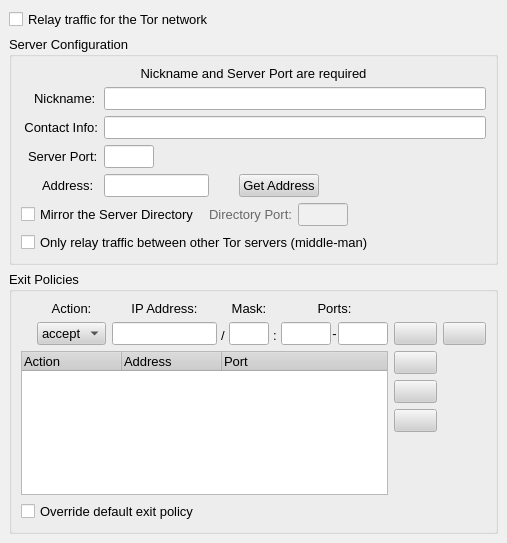
<ui version="4.0" >
 <author></author>
 <comment></comment>
 <exportmacro></exportmacro>
 <class>ServerPage</class>
 <widget class="QWidget" name="ServerPage" >
  <property name="geometry" >
   <rect>
    <x>0</x>
    <y>0</y>
    <width>507</width>
    <height>543</height>
   </rect>
  </property>
  <property name="palette" >
   <palette>
    <active>
     <color>
      <red>0</red>
      <green>0</green>
      <blue>0</blue>
     </color>
     <color>
      <red>208</red>
      <green>208</green>
      <blue>208</blue>
     </color>
     <color>
      <red>255</red>
      <green>255</green>
      <blue>255</blue>
     </color>
     <color>
      <red>247</red>
      <green>247</green>
      <blue>247</blue>
     </color>
     <color>
      <red>104</red>
      <green>104</green>
      <blue>104</blue>
     </color>
     <color>
      <red>139</red>
      <green>139</green>
      <blue>139</blue>
     </color>
     <color>
      <red>0</red>
      <green>0</green>
      <blue>0</blue>
     </color>
     <color>
      <red>255</red>
      <green>255</green>
      <blue>255</blue>
     </color>
     <color>
      <red>0</red>
      <green>0</green>
      <blue>0</blue>
     </color>
     <color>
      <red>255</red>
      <green>255</green>
      <blue>255</blue>
     </color>
     <color>
      <red>240</red>
      <green>240</green>
      <blue>240</blue>
     </color>
     <color>
      <red>0</red>
      <green>0</green>
      <blue>0</blue>
     </color>
     <color>
      <red>0</red>
      <green>0</green>
      <blue>128</blue>
     </color>
     <color>
      <red>255</red>
      <green>255</green>
      <blue>255</blue>
     </color>
     <color>
      <red>0</red>
      <green>0</green>
      <blue>255</blue>
     </color>
     <color>
      <red>255</red>
      <green>0</green>
      <blue>255</blue>
     </color>
     <color>
      <red>231</red>
      <green>231</green>
      <blue>231</blue>
     </color>
    </active>
    <inactive>
     <color>
      <red>0</red>
      <green>0</green>
      <blue>0</blue>
     </color>
     <color>
      <red>208</red>
      <green>208</green>
      <blue>208</blue>
     </color>
     <color>
      <red>255</red>
      <green>255</green>
      <blue>255</blue>
     </color>
     <color>
      <red>247</red>
      <green>247</green>
      <blue>247</blue>
     </color>
     <color>
      <red>104</red>
      <green>104</green>
      <blue>104</blue>
     </color>
     <color>
      <red>139</red>
      <green>139</green>
      <blue>139</blue>
     </color>
     <color>
      <red>0</red>
      <green>0</green>
      <blue>0</blue>
     </color>
     <color>
      <red>255</red>
      <green>255</green>
      <blue>255</blue>
     </color>
     <color>
      <red>0</red>
      <green>0</green>
      <blue>0</blue>
     </color>
     <color>
      <red>255</red>
      <green>255</green>
      <blue>255</blue>
     </color>
     <color>
      <red>240</red>
      <green>240</green>
      <blue>240</blue>
     </color>
     <color>
      <red>0</red>
      <green>0</green>
      <blue>0</blue>
     </color>
     <color>
      <red>192</red>
      <green>192</green>
      <blue>192</blue>
     </color>
     <color>
      <red>0</red>
      <green>0</green>
      <blue>0</blue>
     </color>
     <color>
      <red>0</red>
      <green>0</green>
      <blue>255</blue>
     </color>
     <color>
      <red>255</red>
      <green>0</green>
      <blue>255</blue>
     </color>
     <color>
      <red>231</red>
      <green>231</green>
      <blue>231</blue>
     </color>
    </inactive>
    <disabled>
     <color>
      <red>104</red>
      <green>104</green>
      <blue>104</blue>
     </color>
     <color>
      <red>208</red>
      <green>208</green>
      <blue>208</blue>
     </color>
     <color>
      <red>255</red>
      <green>255</green>
      <blue>255</blue>
     </color>
     <color>
      <red>247</red>
      <green>247</green>
      <blue>247</blue>
     </color>
     <color>
      <red>104</red>
      <green>104</green>
      <blue>104</blue>
     </color>
     <color>
      <red>139</red>
      <green>139</green>
      <blue>139</blue>
     </color>
     <color>
      <red>104</red>
      <green>104</green>
      <blue>104</blue>
     </color>
     <color>
      <red>255</red>
      <green>255</green>
      <blue>255</blue>
     </color>
     <color>
      <red>104</red>
      <green>104</green>
      <blue>104</blue>
     </color>
     <color>
      <red>240</red>
      <green>240</green>
      <blue>240</blue>
     </color>
     <color>
      <red>240</red>
      <green>240</green>
      <blue>240</blue>
     </color>
     <color>
      <red>0</red>
      <green>0</green>
      <blue>0</blue>
     </color>
     <color>
      <red>0</red>
      <green>0</green>
      <blue>128</blue>
     </color>
     <color>
      <red>255</red>
      <green>255</green>
      <blue>255</blue>
     </color>
     <color>
      <red>0</red>
      <green>0</green>
      <blue>255</blue>
     </color>
     <color>
      <red>255</red>
      <green>0</green>
      <blue>255</blue>
     </color>
     <color>
      <red>231</red>
      <green>231</green>
      <blue>231</blue>
     </color>
    </disabled>
   </palette>
  </property>
  <property name="font" >
   <font>
    <family>Arial</family>
    <pointsize>10</pointsize>
    <weight>50</weight>
    <italic>false</italic>
    <bold>false</bold>
    <underline>false</underline>
    <strikeout>false</strikeout>
   </font>
  </property>
  <property name="contextMenuPolicy" >
   <enum>Qt::NoContextMenu</enum>
  </property>
  <layout class="QVBoxLayout" >
   <property name="margin" >
    <number>9</number>
   </property>
   <property name="spacing" >
    <number>6</number>
   </property>
   <item>
    <widget class="QCheckBox" name="chkEnableServer" >
     <property name="contextMenuPolicy" >
      <enum>Qt::NoContextMenu</enum>
     </property>
     <property name="toolTip" >
      <string>Check to run as a Tor network server</string>
     </property>
     <property name="text" >
      <string>Relay traffic for the Tor network</string>
     </property>
     <property name="checked" >
      <bool>false</bool>
     </property>
    </widget>
   </item>
   <item>
    <widget class="QFrame" name="frmServer" >
     <property name="contextMenuPolicy" >
      <enum>Qt::NoContextMenu</enum>
     </property>
     <property name="frameShape" >
      <enum>QFrame::NoFrame</enum>
     </property>
     <property name="frameShadow" >
      <enum>QFrame::Plain</enum>
     </property>
     <layout class="QVBoxLayout" >
      <property name="margin" >
       <number>0</number>
      </property>
      <property name="spacing" >
       <number>6</number>
      </property>
      <item>
       <widget class="QGroupBox" name="grpServerConfig" >
        <property name="contextMenuPolicy" >
         <enum>Qt::NoContextMenu</enum>
        </property>
        <property name="title" >
         <string>Server Configuration</string>
        </property>
        <layout class="QGridLayout" >
         <property name="margin" >
          <number>9</number>
         </property>
         <property name="spacing" >
          <number>6</number>
         </property>
         <item row="5" column="3" colspan="3" >
          <layout class="QHBoxLayout" >
           <property name="margin" >
            <number>0</number>
           </property>
           <property name="spacing" >
            <number>6</number>
           </property>
           <item>
            <widget class="QLabel" name="lblDirPort" >
             <property name="enabled" >
              <bool>false</bool>
             </property>
             <property name="contextMenuPolicy" >
              <enum>Qt::NoContextMenu</enum>
             </property>
             <property name="text" >
              <string>Directory Port:</string>
             </property>
            </widget>
           </item>
           <item>
            <widget class="QLineEdit" name="lineDirPort" >
             <property name="enabled" >
              <bool>false</bool>
             </property>
             <property name="sizePolicy" >
              <sizepolicy>
               <hsizetype>0</hsizetype>
               <vsizetype>0</vsizetype>
               <horstretch>0</horstretch>
               <verstretch>0</verstretch>
              </sizepolicy>
             </property>
             <property name="maximumSize" >
              <size>
               <width>50</width>
               <height>16777215</height>
              </size>
             </property>
             <property name="cursor" >
              <cursor>4</cursor>
             </property>
             <property name="contextMenuPolicy" >
              <enum>Qt::NoContextMenu</enum>
             </property>
             <property name="toolTip" >
              <string>Directory Port Number</string>
             </property>
            </widget>
           </item>
          </layout>
         </item>
         <item row="1" column="0" >
          <widget class="QLabel" name="lblNickname" >
           <property name="contextMenuPolicy" >
            <enum>Qt::NoContextMenu</enum>
           </property>
           <property name="text" >
            <string>Nickname:</string>
           </property>
           <property name="textFormat" >
            <enum>Qt::AutoText</enum>
           </property>
           <property name="alignment" >
            <set>Qt::AlignLeading|Qt::AlignLeft|Qt::AlignVCenter</set>
           </property>
           <property name="margin" >
            <number>-1</number>
           </property>
           <property name="indent" >
            <number>13</number>
           </property>
          </widget>
         </item>
         <item row="1" column="1" colspan="6" >
          <widget class="QLineEdit" name="lineServerNickname" >
           <property name="cursor" >
            <cursor>4</cursor>
           </property>
           <property name="contextMenuPolicy" >
            <enum>Qt::NoContextMenu</enum>
           </property>
           <property name="toolTip" >
            <string>Name of your server</string>
           </property>
           <property name="text" >
            <string/>
           </property>
          </widget>
         </item>
         <item row="2" column="1" colspan="6" >
          <widget class="QLineEdit" name="lineServerContact" >
           <property name="cursor" >
            <cursor>4</cursor>
           </property>
           <property name="contextMenuPolicy" >
            <enum>Qt::NoContextMenu</enum>
           </property>
           <property name="toolTip" >
            <string>Email address at which you may be reached if there is a problem with your server</string>
           </property>
          </widget>
         </item>
         <item row="2" column="0" >
          <widget class="QLabel" name="label_1" >
           <property name="contextMenuPolicy" >
            <enum>Qt::NoContextMenu</enum>
           </property>
           <property name="text" >
            <string>Contact Info:</string>
           </property>
           <property name="alignment" >
            <set>Qt::AlignRight|Qt::AlignTrailing|Qt::AlignVCenter</set>
           </property>
          </widget>
         </item>
         <item row="3" column="0" >
          <widget class="QLabel" name="lblServerPort" >
           <property name="contextMenuPolicy" >
            <enum>Qt::NoContextMenu</enum>
           </property>
           <property name="text" >
            <string>Server Port:</string>
           </property>
           <property name="alignment" >
            <set>Qt::AlignLeading|Qt::AlignLeft|Qt::AlignVCenter</set>
           </property>
           <property name="margin" >
            <number>-1</number>
           </property>
           <property name="indent" >
            <number>7</number>
           </property>
          </widget>
         </item>
         <item row="3" column="1" >
          <widget class="QLineEdit" name="lineServerPort" >
           <property name="sizePolicy" >
            <sizepolicy>
             <hsizetype>0</hsizetype>
             <vsizetype>0</vsizetype>
             <horstretch>0</horstretch>
             <verstretch>0</verstretch>
            </sizepolicy>
           </property>
           <property name="maximumSize" >
            <size>
             <width>50</width>
             <height>16777215</height>
            </size>
           </property>
           <property name="cursor" >
            <cursor>4</cursor>
           </property>
           <property name="contextMenuPolicy" >
            <enum>Qt::NoContextMenu</enum>
           </property>
           <property name="toolTip" >
            <string>Port on which users and other servers can communicate with your server</string>
           </property>
          </widget>
         </item>
         <item row="3" column="2" colspan="5" >
          <spacer>
           <property name="orientation" >
            <enum>Qt::Horizontal</enum>
           </property>
           <property name="sizeHint" >
            <size>
             <width>40</width>
             <height>20</height>
            </size>
           </property>
          </spacer>
         </item>
         <item row="4" column="0" >
          <widget class="QLabel" name="label_4" >
           <property name="contextMenuPolicy" >
            <enum>Qt::NoContextMenu</enum>
           </property>
           <property name="text" >
            <string>Address:</string>
           </property>
           <property name="alignment" >
            <set>Qt::AlignLeading|Qt::AlignLeft|Qt::AlignVCenter</set>
           </property>
           <property name="margin" >
            <number>0</number>
           </property>
           <property name="indent" >
            <number>21</number>
           </property>
          </widget>
         </item>
         <item row="4" column="1" colspan="3" >
          <widget class="QLineEdit" name="lineServerAddress" >
           <property name="sizePolicy" >
            <sizepolicy>
             <hsizetype>0</hsizetype>
             <vsizetype>0</vsizetype>
             <horstretch>0</horstretch>
             <verstretch>0</verstretch>
            </sizepolicy>
           </property>
           <property name="minimumSize" >
            <size>
             <width>105</width>
             <height>0</height>
            </size>
           </property>
           <property name="maximumSize" >
            <size>
             <width>105</width>
             <height>16777215</height>
            </size>
           </property>
           <property name="cursor" >
            <cursor>4</cursor>
           </property>
           <property name="contextMenuPolicy" >
            <enum>Qt::NoContextMenu</enum>
           </property>
           <property name="toolTip" >
            <string>Domain name or IP address of your server</string>
           </property>
           <property name="inputMask" >
            <string/>
           </property>
           <property name="text" >
            <string/>
           </property>
           <property name="maxLength" >
            <number>15</number>
           </property>
           <property name="alignment" >
            <set>Qt::AlignLeading</set>
           </property>
          </widget>
         </item>
         <item row="5" column="6" >
          <spacer>
           <property name="orientation" >
            <enum>Qt::Horizontal</enum>
           </property>
           <property name="sizeHint" >
            <size>
             <width>40</width>
             <height>20</height>
            </size>
           </property>
          </spacer>
         </item>
         <item row="5" column="0" colspan="3" >
          <widget class="QCheckBox" name="chkMirrorDirectory" >
           <property name="contextMenuPolicy" >
            <enum>Qt::NoContextMenu</enum>
           </property>
           <property name="toolTip" >
            <string>Enable to mirror the server directory</string>
           </property>
           <property name="text" >
            <string>Mirror the Server Directory </string>
           </property>
          </widget>
         </item>
         <item row="6" column="0" colspan="7" >
          <widget class="QCheckBox" name="chkMiddleMan" >
           <property name="contextMenuPolicy" >
            <enum>Qt::NoContextMenu</enum>
           </property>
           <property name="toolTip" >
            <string>If selected, clients will not exit the Tor network through your server</string>
           </property>
           <property name="text" >
            <string>Only relay traffic between other Tor servers (middle-man)</string>
           </property>
          </widget>
         </item>
         <item row="4" column="4" >
          <widget class="QPushButton" name="btnGetAddress" >
           <property name="minimumSize" >
            <size>
             <width>0</width>
             <height>0</height>
            </size>
           </property>
           <property name="contextMenuPolicy" >
            <enum>Qt::NoContextMenu</enum>
           </property>
           <property name="toolTip" >
            <string>Attempts to determine the correct address for your server</string>
           </property>
           <property name="text" >
            <string>Get Address</string>
           </property>
          </widget>
         </item>
         <item row="4" column="5" colspan="2" >
          <spacer>
           <property name="orientation" >
            <enum>Qt::Horizontal</enum>
           </property>
           <property name="sizeHint" >
            <size>
             <width>40</width>
             <height>20</height>
            </size>
           </property>
          </spacer>
         </item>
         <item row="0" column="0" colspan="7" >
          <widget class="QLabel" name="lblRequired" >
           <property name="layoutDirection" >
            <enum>Qt::LeftToRight</enum>
           </property>
           <property name="text" >
            <string>Nickname and Server Port are required</string>
           </property>
           <property name="textFormat" >
            <enum>Qt::AutoText</enum>
           </property>
           <property name="alignment" >
            <set>Qt::AlignCenter</set>
           </property>
          </widget>
         </item>
        </layout>
       </widget>
      </item>
      <item>
       <widget class="QGroupBox" name="grpServerPolicies" >
        <property name="contextMenuPolicy" >
         <enum>Qt::NoContextMenu</enum>
        </property>
        <property name="title" >
         <string>Exit Policies</string>
        </property>
        <layout class="QGridLayout" >
         <property name="margin" >
          <number>9</number>
         </property>
         <property name="spacing" >
          <number>6</number>
         </property>
         <item row="0" column="2" >
          <layout class="QHBoxLayout" >
           <property name="margin" >
            <number>0</number>
           </property>
           <property name="spacing" >
            <number>2</number>
           </property>
           <item>
            <layout class="QVBoxLayout" >
             <property name="margin" >
              <number>0</number>
             </property>
             <property name="spacing" >
              <number>6</number>
             </property>
             <item>
              <widget class="QLabel" name="label_5" >
               <property name="contextMenuPolicy" >
                <enum>Qt::NoContextMenu</enum>
               </property>
               <property name="text" >
                <string>IP Address:</string>
               </property>
               <property name="alignment" >
                <set>Qt::AlignCenter</set>
               </property>
               <property name="margin" >
                <number>0</number>
               </property>
               <property name="indent" >
                <number>21</number>
               </property>
              </widget>
             </item>
             <item>
              <widget class="QLineEdit" name="lineExitAddress" >
               <property name="sizePolicy" >
                <sizepolicy>
                 <hsizetype>0</hsizetype>
                 <vsizetype>0</vsizetype>
                 <horstretch>0</horstretch>
                 <verstretch>0</verstretch>
                </sizepolicy>
               </property>
               <property name="minimumSize" >
                <size>
                 <width>105</width>
                 <height>0</height>
                </size>
               </property>
               <property name="maximumSize" >
                <size>
                 <width>105</width>
                 <height>16777215</height>
                </size>
               </property>
               <property name="cursor" >
                <cursor>4</cursor>
               </property>
               <property name="contextMenuPolicy" >
                <enum>Qt::NoContextMenu</enum>
               </property>
               <property name="toolTip" >
                <string>IP address for new exit policy</string>
               </property>
               <property name="inputMask" >
                <string/>
               </property>
               <property name="text" >
                <string/>
               </property>
               <property name="maxLength" >
                <number>15</number>
               </property>
               <property name="alignment" >
                <set>Qt::AlignLeading</set>
               </property>
              </widget>
             </item>
            </layout>
           </item>
           <item>
            <layout class="QVBoxLayout" >
             <property name="margin" >
              <number>0</number>
             </property>
             <property name="spacing" >
              <number>6</number>
             </property>
             <item>
              <widget class="QLabel" name="label_8" >
               <property name="enabled" >
                <bool>false</bool>
               </property>
               <property name="contextMenuPolicy" >
                <enum>Qt::NoContextMenu</enum>
               </property>
               <property name="text" >
                <string/>
               </property>
              </widget>
             </item>
             <item>
              <widget class="QLabel" name="label_2" >
               <property name="contextMenuPolicy" >
                <enum>Qt::NoContextMenu</enum>
               </property>
               <property name="text" >
                <string>/</string>
               </property>
               <property name="alignment" >
                <set>Qt::AlignCenter</set>
               </property>
              </widget>
             </item>
            </layout>
           </item>
           <item>
            <layout class="QVBoxLayout" >
             <property name="margin" >
              <number>0</number>
             </property>
             <property name="spacing" >
              <number>6</number>
             </property>
             <item>
              <widget class="QLabel" name="label_10" >
               <property name="contextMenuPolicy" >
                <enum>Qt::NoContextMenu</enum>
               </property>
               <property name="text" >
                <string>Mask:</string>
               </property>
               <property name="alignment" >
                <set>Qt::AlignCenter</set>
               </property>
               <property name="margin" >
                <number>0</number>
               </property>
               <property name="indent" >
                <number>21</number>
               </property>
              </widget>
             </item>
             <item>
              <widget class="QLineEdit" name="lineExitMask" >
               <property name="sizePolicy" >
                <sizepolicy>
                 <hsizetype>0</hsizetype>
                 <vsizetype>0</vsizetype>
                 <horstretch>0</horstretch>
                 <verstretch>0</verstretch>
                </sizepolicy>
               </property>
               <property name="minimumSize" >
                <size>
                 <width>40</width>
                 <height>0</height>
                </size>
               </property>
               <property name="maximumSize" >
                <size>
                 <width>40</width>
                 <height>16777215</height>
                </size>
               </property>
               <property name="contextMenuPolicy" >
                <enum>Qt::NoContextMenu</enum>
               </property>
               <property name="toolTip" >
                <string>IP address mask for new exit policy</string>
               </property>
               <property name="maxLength" >
                <number>32767</number>
               </property>
              </widget>
             </item>
            </layout>
           </item>
           <item>
            <layout class="QVBoxLayout" >
             <property name="margin" >
              <number>0</number>
             </property>
             <property name="spacing" >
              <number>6</number>
             </property>
             <item>
              <widget class="QLabel" name="label_12" >
               <property name="enabled" >
                <bool>false</bool>
               </property>
               <property name="contextMenuPolicy" >
                <enum>Qt::NoContextMenu</enum>
               </property>
               <property name="text" >
                <string/>
               </property>
              </widget>
             </item>
             <item>
              <widget class="QLabel" name="label_13" >
               <property name="contextMenuPolicy" >
                <enum>Qt::NoContextMenu</enum>
               </property>
               <property name="text" >
                <string>:</string>
               </property>
               <property name="alignment" >
                <set>Qt::AlignCenter</set>
               </property>
              </widget>
             </item>
            </layout>
           </item>
           <item>
            <layout class="QVBoxLayout" >
             <property name="margin" >
              <number>0</number>
             </property>
             <property name="spacing" >
              <number>6</number>
             </property>
             <item>
              <widget class="QLabel" name="label_7" >
               <property name="contextMenuPolicy" >
                <enum>Qt::NoContextMenu</enum>
               </property>
               <property name="text" >
                <string>Ports:</string>
               </property>
               <property name="alignment" >
                <set>Qt::AlignCenter</set>
               </property>
              </widget>
             </item>
             <item>
              <layout class="QHBoxLayout" >
               <property name="margin" >
                <number>0</number>
               </property>
               <property name="spacing" >
                <number>1</number>
               </property>
               <item>
                <widget class="QLineEdit" name="lineExitFromPort" >
                 <property name="sizePolicy" >
                  <sizepolicy>
                   <hsizetype>0</hsizetype>
                   <vsizetype>0</vsizetype>
                   <horstretch>0</horstretch>
                   <verstretch>0</verstretch>
                  </sizepolicy>
                 </property>
                 <property name="minimumSize" >
                  <size>
                   <width>50</width>
                   <height>0</height>
                  </size>
                 </property>
                 <property name="maximumSize" >
                  <size>
                   <width>50</width>
                   <height>16777215</height>
                  </size>
                 </property>
                 <property name="contextMenuPolicy" >
                  <enum>Qt::NoContextMenu</enum>
                 </property>
                 <property name="toolTip" >
                  <string>Starting port number for new exit policy</string>
                 </property>
                 <property name="maxLength" >
                  <number>5</number>
                 </property>
                </widget>
               </item>
               <item>
                <widget class="QLabel" name="label_11" >
                 <property name="contextMenuPolicy" >
                  <enum>Qt::NoContextMenu</enum>
                 </property>
                 <property name="text" >
                  <string>-</string>
                 </property>
                 <property name="alignment" >
                  <set>Qt::AlignCenter</set>
                 </property>
                </widget>
               </item>
               <item>
                <widget class="QLineEdit" name="lineExitToPort" >
                 <property name="sizePolicy" >
                  <sizepolicy>
                   <hsizetype>0</hsizetype>
                   <vsizetype>0</vsizetype>
                   <horstretch>0</horstretch>
                   <verstretch>0</verstretch>
                  </sizepolicy>
                 </property>
                 <property name="minimumSize" >
                  <size>
                   <width>50</width>
                   <height>0</height>
                  </size>
                 </property>
                 <property name="maximumSize" >
                  <size>
                   <width>50</width>
                   <height>16777215</height>
                  </size>
                 </property>
                 <property name="toolTip" >
                  <string>Ending port number for new exit policy</string>
                 </property>
                 <property name="maxLength" >
                  <number>5</number>
                 </property>
                </widget>
               </item>
              </layout>
             </item>
            </layout>
           </item>
          </layout>
         </item>
         <item row="0" column="1" >
          <layout class="QVBoxLayout" >
           <property name="margin" >
            <number>0</number>
           </property>
           <property name="spacing" >
            <number>6</number>
           </property>
           <item>
            <widget class="QLabel" name="label_6" >
             <property name="contextMenuPolicy" >
              <enum>Qt::NoContextMenu</enum>
             </property>
             <property name="text" >
              <string>Action:</string>
             </property>
             <property name="alignment" >
              <set>Qt::AlignCenter</set>
             </property>
            </widget>
           </item>
           <item>
            <widget class="QComboBox" name="cmboExitAction" >
             <property name="sizePolicy" >
              <sizepolicy>
               <hsizetype>0</hsizetype>
               <vsizetype>0</vsizetype>
               <horstretch>0</horstretch>
               <verstretch>0</verstretch>
              </sizepolicy>
             </property>
             <property name="contextMenuPolicy" >
              <enum>Qt::NoContextMenu</enum>
             </property>
             <property name="toolTip" >
              <string>Action for new exit policy</string>
             </property>
             <property name="insertPolicy" >
              <enum>QComboBox::NoInsert</enum>
             </property>
             <item>
              <property name="text" >
               <string>accept</string>
              </property>
             </item>
             <item>
              <property name="text" >
               <string>reject</string>
              </property>
             </item>
            </widget>
           </item>
          </layout>
         </item>
         <item row="0" column="0" >
          <spacer>
           <property name="orientation" >
            <enum>Qt::Horizontal</enum>
           </property>
           <property name="sizeHint" >
            <size>
             <width>40</width>
             <height>20</height>
            </size>
           </property>
          </spacer>
         </item>
         <item row="2" column="0" colspan="3" >
          <widget class="QCheckBox" name="chkExitOverride" >
           <property name="contextMenuPolicy" >
            <enum>Qt::NoContextMenu</enum>
           </property>
           <property name="toolTip" >
            <string>If enabled, appends 'reject *.*' to the end of the policy</string>
           </property>
           <property name="text" >
            <string>Override default exit policy</string>
           </property>
          </widget>
         </item>
         <item row="1" column="0" colspan="3" >
          <widget class="QTreeWidget" name="lstExitPolicies" >
           <property name="sizePolicy" >
            <sizepolicy>
             <hsizetype>7</hsizetype>
             <vsizetype>7</vsizetype>
             <horstretch>0</horstretch>
             <verstretch>0</verstretch>
            </sizepolicy>
           </property>
           <property name="minimumSize" >
            <size>
             <width>0</width>
             <height>0</height>
            </size>
           </property>
           <property name="maximumSize" >
            <size>
             <width>16777215</width>
             <height>16777215</height>
            </size>
           </property>
           <property name="contextMenuPolicy" >
            <enum>Qt::NoContextMenu</enum>
           </property>
           <property name="editTriggers" >
            <set>QAbstractItemView::NoEditTriggers</set>
           </property>
           <property name="showDropIndicator" stdset="0" >
            <bool>false</bool>
           </property>
           <property name="alternatingRowColors" >
            <bool>true</bool>
           </property>
           <property name="selectionMode" >
            <enum>QAbstractItemView::SingleSelection</enum>
           </property>
           <property name="uniformRowHeights" >
            <bool>true</bool>
           </property>
           <column>
            <property name="text" >
             <string>Action</string>
            </property>
           </column>
           <column>
            <property name="text" >
             <string>Address</string>
            </property>
           </column>
           <column>
            <property name="text" >
             <string>Port</string>
            </property>
           </column>
          </widget>
         </item>
         <item rowspan="2" row="0" column="3" >
          <layout class="QVBoxLayout" >
           <property name="margin" >
            <number>0</number>
           </property>
           <property name="spacing" >
            <number>6</number>
           </property>
           <item>
            <widget class="QLabel" name="label" >
             <property name="enabled" >
              <bool>false</bool>
             </property>
             <property name="contextMenuPolicy" >
              <enum>Qt::NoContextMenu</enum>
             </property>
             <property name="text" >
              <string/>
             </property>
            </widget>
           </item>
           <item>
            <layout class="QHBoxLayout" >
             <property name="margin" >
              <number>0</number>
             </property>
             <property name="spacing" >
              <number>6</number>
             </property>
             <item>
              <layout class="QVBoxLayout" >
               <property name="margin" >
                <number>0</number>
               </property>
               <property name="spacing" >
                <number>6</number>
               </property>
               <item>
                <widget class="QPushButton" name="btnAddPolicy" >
                 <property name="contextMenuPolicy" >
                  <enum>Qt::NoContextMenu</enum>
                 </property>
                 <property name="toolTip" >
                  <string>Add the new exit policy</string>
                 </property>
                 <property name="text" >
                  <string/>
                 </property>
                 <property name="icon" >
                  <iconset resource="..\res\vidalia.qrc" >:/images/22x22/list-add.png</iconset>
                 </property>
                 <property name="iconSize" >
                  <size>
                   <width>22</width>
                   <height>22</height>
                  </size>
                 </property>
                </widget>
               </item>
               <item>
                <widget class="QPushButton" name="btnRaisePriority" >
                 <property name="contextMenuPolicy" >
                  <enum>Qt::NoContextMenu</enum>
                 </property>
                 <property name="toolTip" >
                  <string>Increase the priority of the selected exit policy</string>
                 </property>
                 <property name="text" >
                  <string/>
                 </property>
                 <property name="icon" >
                  <iconset resource="..\res\vidalia.qrc" >:/images/22x22/go-up.png</iconset>
                 </property>
                 <property name="iconSize" >
                  <size>
                   <width>22</width>
                   <height>22</height>
                  </size>
                 </property>
                </widget>
               </item>
               <item>
                <widget class="QPushButton" name="btnLowerPriority" >
                 <property name="contextMenuPolicy" >
                  <enum>Qt::NoContextMenu</enum>
                 </property>
                 <property name="toolTip" >
                  <string>Decrease the priority of the selected exit policy</string>
                 </property>
                 <property name="text" >
                  <string/>
                 </property>
                 <property name="icon" >
                  <iconset resource="..\res\vidalia.qrc" >:/images/22x22/go-down.png</iconset>
                 </property>
                 <property name="iconSize" >
                  <size>
                   <width>22</width>
                   <height>22</height>
                  </size>
                 </property>
                </widget>
               </item>
               <item>
                <widget class="QPushButton" name="btnRemovePolicy" >
                 <property name="contextMenuPolicy" >
                  <enum>Qt::NoContextMenu</enum>
                 </property>
                 <property name="toolTip" >
                  <string>Remove the selected exit policy</string>
                 </property>
                 <property name="text" >
                  <string/>
                 </property>
                 <property name="icon" >
                  <iconset resource="..\res\vidalia.qrc" >:/images/22x22/list-remove.png</iconset>
                 </property>
                 <property name="iconSize" >
                  <size>
                   <width>22</width>
                   <height>22</height>
                  </size>
                 </property>
                </widget>
               </item>
               <item>
                <spacer>
                 <property name="orientation" >
                  <enum>Qt::Vertical</enum>
                 </property>
                 <property name="sizeHint" >
                  <size>
                   <width>20</width>
                   <height>20</height>
                  </size>
                 </property>
                </spacer>
               </item>
              </layout>
             </item>
             <item>
              <layout class="QVBoxLayout" >
               <property name="margin" >
                <number>0</number>
               </property>
               <property name="spacing" >
                <number>6</number>
               </property>
               <item>
                <widget class="QPushButton" name="btnExitHelp" >
                 <property name="contextMenuPolicy" >
                  <enum>Qt::NoContextMenu</enum>
                 </property>
                 <property name="toolTip" >
                  <string>Show help topic on exit policies</string>
                 </property>
                 <property name="text" >
                  <string/>
                 </property>
                 <property name="icon" >
                  <iconset resource="..\res\vidalia.qrc" >:/images/22x22/help-browser.png</iconset>
                 </property>
                 <property name="iconSize" >
                  <size>
                   <width>22</width>
                   <height>22</height>
                  </size>
                 </property>
                </widget>
               </item>
               <item>
                <spacer>
                 <property name="orientation" >
                  <enum>Qt::Vertical</enum>
                 </property>
                 <property name="sizeHint" >
                  <size>
                   <width>20</width>
                   <height>40</height>
                  </size>
                 </property>
                </spacer>
               </item>
              </layout>
             </item>
            </layout>
           </item>
          </layout>
         </item>
        </layout>
       </widget>
      </item>
     </layout>
    </widget>
   </item>
   <item>
    <spacer>
     <property name="orientation" >
      <enum>Qt::Vertical</enum>
     </property>
     <property name="sizeHint" >
      <size>
       <width>20</width>
       <height>40</height>
      </size>
     </property>
    </spacer>
   </item>
  </layout>
 </widget>
 <pixmapfunction></pixmapfunction>
 <resources/>
 <connections>
  <connection>
   <sender>chkEnableServer</sender>
   <signal>toggled(bool)</signal>
   <receiver>frmServer</receiver>
   <slot>setVisible(bool)</slot>
   <hints>
    <hint type="sourcelabel" >
     <x>257</x>
     <y>42</y>
    </hint>
    <hint type="destinationlabel" >
     <x>257</x>
     <y>308</y>
    </hint>
   </hints>
  </connection>
  <connection>
   <sender>chkMirrorDirectory</sender>
   <signal>toggled(bool)</signal>
   <receiver>lineDirPort</receiver>
   <slot>setEnabled(bool)</slot>
   <hints>
    <hint type="sourcelabel" >
     <x>257</x>
     <y>42</y>
    </hint>
    <hint type="destinationlabel" >
     <x>257</x>
     <y>308</y>
    </hint>
   </hints>
  </connection>
  <connection>
   <sender>chkMirrorDirectory</sender>
   <signal>toggled(bool)</signal>
   <receiver>lblDirPort</receiver>
   <slot>setEnabled(bool)</slot>
   <hints>
    <hint type="sourcelabel" >
     <x>257</x>
     <y>42</y>
    </hint>
    <hint type="destinationlabel" >
     <x>257</x>
     <y>308</y>
    </hint>
   </hints>
  </connection>
  <connection>
   <sender>chkMiddleMan</sender>
   <signal>toggled(bool)</signal>
   <receiver>grpServerPolicies</receiver>
   <slot>setHidden(bool)</slot>
   <hints>
    <hint type="sourcelabel" >
     <x>257</x>
     <y>42</y>
    </hint>
    <hint type="destinationlabel" >
     <x>257</x>
     <y>308</y>
    </hint>
   </hints>
  </connection>
 </connections>
</ui>
